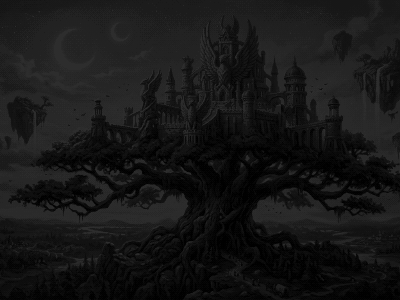
#> input picture birdfortress/assets/art/title.png, 400 x 300 px, given in place of test_tree.jpg, which was not available
$ python convert_art.py ../assets/art
#> lines starting #> are read from the running program, lines starting #| are printed output that depends on the picture
"""Converts painted art into indexed VGA images for the game.

Each painting is cropped, downscaled with a box filter, given a small palette (median cut),
quantized to 6-bit DAC precision, and ordered-dithered with a 4x4 Bayer matrix. Writes
`NAME.png` (8-bit grayscale whose values are palette slots 0..N-1) and `NAME.pal`
(one "r g b" per slot) into assets/art/.

Backdrops are dimmed and desaturated so the playfield stays readable on top of them.

    python tools/convert_art.py SOURCE_DIR
"""
import colorsys
import os
import sys

import numpy as np
from PIL import Image

BAYER4 = np.array([[0, 8, 2, 10], [12, 4, 14, 6], [3, 11, 1, 9], [15, 7, 13, 5]], dtype=np.float32) / 16.0 - 0.5

# name: (source file, width, height, colours, dim, dither spread)
JOBS = {
    "title": ("test_tree.jpg", 400, 300, 46, False, 22.0),
    "meadow": ("meadow.jpg", 400, 240, 10, True, 40.0),
    "quarry": ("quarry.jpg", 400, 240, 10, True, 40.0),
    "canopy": ("canopy.jpg", 400, 240, 10, True, 40.0),
    "bastion": ("bastion.jpg", 400, 240, 10, True, 40.0),
    "sky": ("sky.jpg", 400, 240, 10, True, 40.0),
}


def crop_to(im, w, h):
    sw, sh = im.size
    target = w / h
    if sw / sh > target:
        cw = int(sh * target)
        x0 = (sw - cw) // 2
        return im.crop((x0, 0, x0 + cw, sh))
    ch = int(sw / target)
    return im.crop((0, 0, sw, ch))


def dim(rgb):
    out = np.empty_like(rgb)
    flat = rgb.reshape(-1, 3) / 255.0
    res = out.reshape(-1, 3)
    for i, (r, g, b) in enumerate(flat):
        hh, ss, vv = colorsys.rgb_to_hsv(r, g, b)
        ss *= 0.8
        vv = 0.10 + 0.70 * vv
        res[i] = np.array(colorsys.hsv_to_rgb(hh, ss, vv)) * 255.0
    return out


def convert(src_dir, out_dir, name, job):
#> called with src_dir = '../assets/art', out_dir = 'birdfortress/assets/art', name = 'title', job = ('test_tree.jpg', 400, 300, 46, False, 22)
    src, w, h, n, dimmed, spread = job
    im = Image.open(os.path.join(src_dir, src)).convert("RGB")
    im = crop_to(im, w, h).resize((w, h), Image.BOX)
    rgb = np.asarray(im, dtype=np.float32)
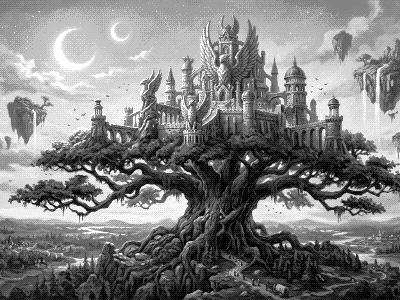
#> rgb: shape (300, 400, 3) float32; min 0, max 45, mean 22.7; drawn with min black and max white
    if dimmed:
        small = rgb.copy()
        rgb = dim(small)
    # Palette from a median cut of the (dimmed) image, snapped to 6-bit channels.
    pal_img = Image.fromarray(rgb.clip(0, 255).astype(np.uint8)).quantize(colors=n, method=Image.Quantize.MEDIANCUT)
    pal = np.array(pal_img.getpalette()[: n * 3], dtype=np.float32).reshape(n, 3)
#> pal = 46 rows, first 8: [45, 45, 45], [44, 44, 44], [43, 43, 43], [42, 42, 42], [41, 41, 41], [40, 40, 40], [39, 39, 39], [38, 38, 38]
    pal = (pal.astype(np.int32) & 0xFC).astype(np.float32)
#> pal = 46 rows, first 8: [44, 44, 44], [44, 44, 44], [40, 40, 40], [40, 40, 40], [40, 40, 40], [40, 40, 40], [36, 36, 36], [36, 36, 36]
    # Sort dark to light so slots read as a ramp.
    order = np.argsort(pal.sum(axis=1))
#> order = 46 values, max 45 at index 2, min 0 at index 45, mean 22.5
    pal = pal[order]
#> pal = 46 rows, first 8: [0, 0, 0], [0, 0, 0], [0, 0, 0], [0, 0, 0], [4, 4, 4], [4, 4, 4], [4, 4, 4], [4, 4, 4]
    ys, xs = np.mgrid[0:h, 0:w]
    jitter = BAYER4[ys % 4, xs % 4][..., None] * spread
    p = rgb + jitter
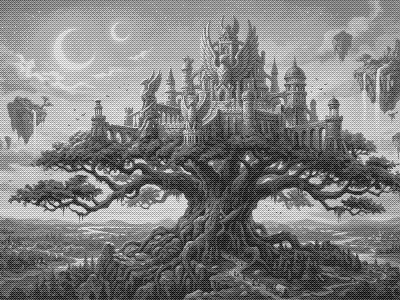
#> p: shape (300, 400, 3) float32; min -11, max 54.62, mean 22; drawn with min black and max white
    d = ((p[:, :, None, :] - pal[None, None, :, :]) ** 2).sum(axis=3)
    idx = d.argmin(axis=2).astype(np.uint8)
    Image.fromarray(idx, mode="L").save(os.path.join(out_dir, name + ".png"), optimize=True)
    with open(os.path.join(out_dir, name + ".pal"), "w") as f:
        for r, g, b in pal.astype(int):
            f.write(f"{r} {g} {b}\n")
#> this loop made 46 passes
#> (r, g, b) on passes 1 to 12: (0, 0, 0), (0, 0, 0), (0, 0, 0), (0, 0, 0), (4, 4, 4), (4, 4, 4), (4, 4, 4), (4, 4, 4), (8, 8, 8), (8, 8, 8), (8, 8, 8), (8, 8, 8)
    # A preview of the result in true colour.
    prev = pal[idx].astype(np.uint8)
    Image.fromarray(prev).resize((w * 2, h * 2), Image.NEAREST).save(os.path.join(src_dir, name + "_preview.png"))
    print(name, "done")


if __name__ == "__main__":
    src_dir = sys.argv[1]
    out_dir = os.path.join(os.path.dirname(os.path.dirname(os.path.abspath(__file__))), "assets", "art")
    os.makedirs(out_dir, exist_ok=True)
    for name, job in JOBS.items():
        convert(src_dir, out_dir, name, job)
#> pass 2 of the loop `for name, job in JOBS.items():`:
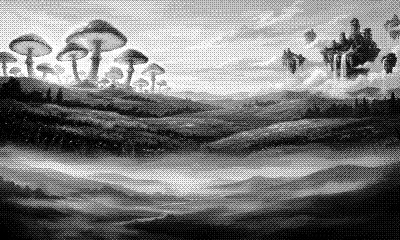
#> input picture birdfortress/assets/art/meadow.png, 400 x 240 px, given in place of meadow.jpg, which was not available
#> im: PIL image 400x240 RGB
#> the loop in dim, `for i, (r, g, b) in enumerate(flat):` made 96000 passes
#> (r, g, b, vv) on passes 1 to 3: (0.0196, 0.0196, 0.0196, 0.114), (0.0275, 0.0275, 0.0275, 0.119), (0.0275, 0.0275, 0.0275, 0.119)
#> in convert (call 2), `pal_img = Image.fromarray(rgb.clip(0, 255).astype(np.uint8)).quantize(..`:
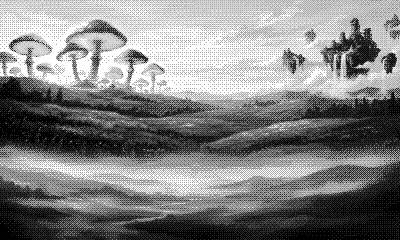
#> pal_img: PIL image 400x240 P; min 25, max 31, mean 28.1; drawn with min black and max white
#> (the run stopped early here; a loop or call above may not have finished)
